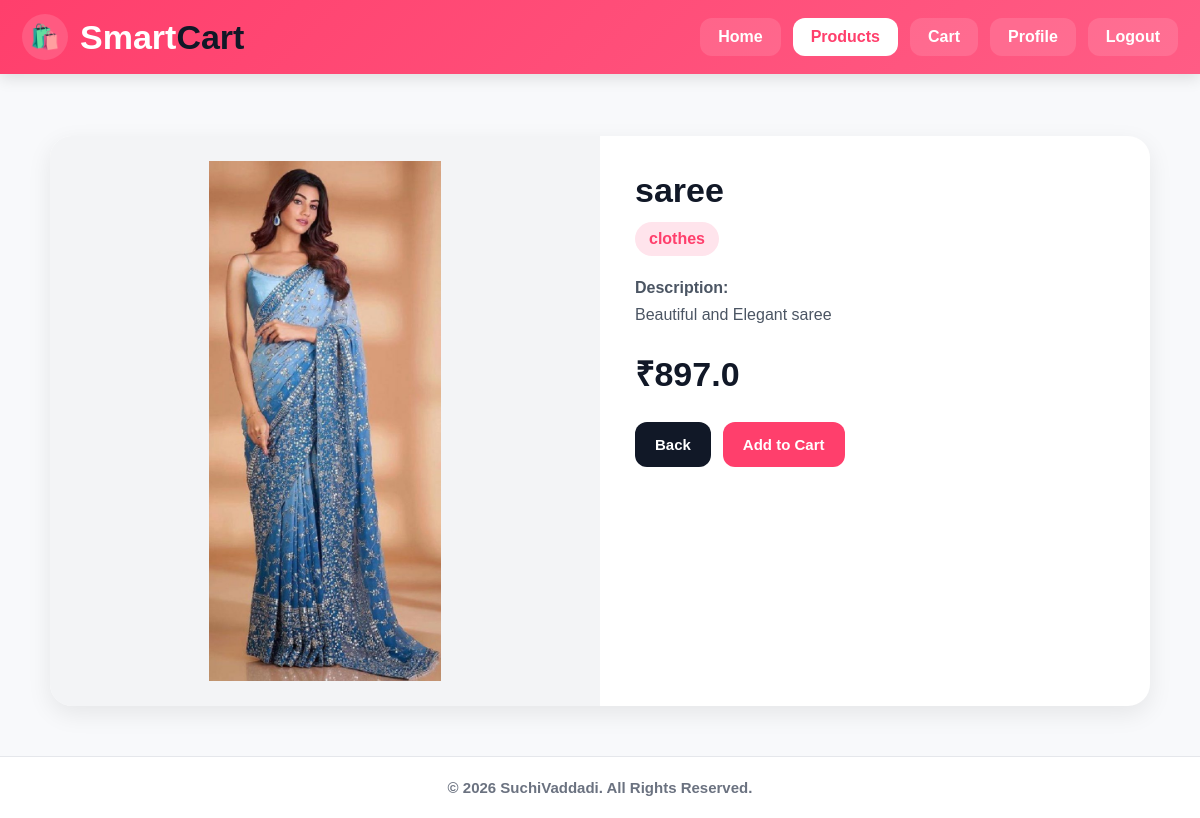
The page /user/product/1 (signed in) on the database its author committed.
### tables this page shows
CREATE TABLE products (
    product_id INTEGER PRIMARY KEY AUTOINCREMENT,
    name TEXT,
    description TEXT,
    category TEXT,
    price REAL,
    original_price REAL,
    image TEXT,
    admin_id INTEGER
);

### app.py (the view)
@app.route('/user/product/<int:product_id>')
def user_product_details(product_id):
    if 'user_id' not in session:
        flash("Please login!", "danger")
        return redirect('/')
    conn = get_db_connection()
    cursor = conn.cursor()
    cursor.execute("SELECT * FROM products WHERE product_id = ?", (product_id,))
    product = cursor.fetchone()
    cursor.close()
    conn.close()
    if not product:
        flash("Product not found!", "danger")
        return redirect('/user/products')
    return render_template("user/product_details.html", product=product)

### app.py (called while the page is built)
def get_db_connection():
    conn = sqlite3.connect(config.DB_NAME)
    conn.row_factory = sqlite3.Row
    return conn

### templates/user/product_details.html (shortened to what this page needs)
<!DOCTYPE html>
<html lang="en">
<head>
</head>
<body>
<div class="header">
<div class="header-container">
<div class="brand">
<div class="logo-icon">🛍️</div>
<div class="logo-text">Smart<span>Cart</span></div>
</div>
<div class="nav-menu" id="mobileMenu">
<a href="/user-dashboard">Home</a>
<a href="/user/products" class="active">Products</a>
<a href="/user/cart">Cart</a>
<a href="/user/profile">Profile</a>
<a href="/user-logout">Logout</a>
</div>
</div>
</div>
<div class="flash">
</div>
<div class="details-page">
<div class="details-card">
<div class="product-image">
<img src="/static/uploads/product_images/{{ product.image }}" alt="{{ product.name }}">
</div>
<div class="product-info">
<h2>{{ product.name }}</h2>
<span class="category">{{ product.category }}</span>
<p class="description">
<strong>Description:</strong><br>
{{ product.description }}
</p>
<p class="price">₹{{ product.price }}</p>
<div class="btn-row">
<a href="/user/products" class="back-btn">Back</a>
<form action="/user/add-to-cart/{{ product.product_id }}" method="GET">
<button type="submit" class="cart-btn">Add to Cart</button>
</form>
</div>
</div>
</div>
</div>
<div class="footer">
© 2026 SuchiVaddadi. All Rights Reserved.
</div>
</body>
</html>

### templates/user/product_details.html (style rules this page uses)
* { margin:0; padding:0; box-sizing:border-box; font-family:Arial,sans-serif; }
body { background:#f8f9fb; color:#111827; overflow-x:hidden; }
.header { position:sticky; top:0; z-index:1000; background:linear-gradient(135deg,#ff3f6c,#ff5c85); box-shadow:0 4px 15px rgba(0,0,0,0.12); }
.header-container { max-width:1400px; margin:auto; padding:14px 22px; display:flex; justify-content:space-between; align-items:center; gap:14px; position:relative; }
.brand { display:flex; align-items:center; gap:12px; }
.logo-icon { width:46px; height:46px; border-radius:50%; background:#ffffff22; color:#fff; display:flex; align-items:center; justify-content:center; font-size:24px; }
.logo-text { font-size:34px; font-weight:900; color:#fff; }
.logo-text span { color:#111827; }
.nav-menu { display:flex; gap:12px; flex-wrap:wrap; }
.nav-menu a { text-decoration:none; color:#fff; font-weight:700; padding:10px 18px; border-radius:12px; background:rgba(255,255,255,0.12); transition:0.3s; }
.nav-menu a:hover, .nav-menu a.active { background:#fff; color:#ff3f6c; }
.flash { max-width:1400px; margin:auto; padding:16px; }
.details-page { padding:30px 16px; }
.details-card { max-width:1100px; margin:auto; background:#fff; border-radius:22px; box-shadow:0 8px 24px rgba(0,0,0,0.08); overflow:hidden; display:grid; grid-template-columns:1fr 1fr; }
.product-image { background:#f3f4f6; padding:25px; display:flex; align-items:center; justify-content:center; }
.product-image img { width:100%; max-height:520px; object-fit:contain; border-radius:18px; }
.product-info { padding:35px; }
.product-info h2 { font-size:34px; margin-bottom:12px; }
.category { display:inline-block; background:#ffe4ec; color:#ff3f6c; padding:8px 14px; border-radius:20px; font-weight:700; margin-bottom:18px; }
.description { color:#4b5563; line-height:1.7; margin-bottom:22px; font-size:16px; }
.price { font-size:34px; font-weight:900; color:#111827; margin-bottom:26px; }
.btn-row { display:flex; gap:12px; flex-wrap:wrap; }
.back-btn, .cart-btn, .buy-btn { text-decoration:none; border:none; padding:14px 20px; border-radius:12px; font-weight:800; cursor:pointer; font-size:15px; display:inline-block; }
.back-btn { background:#111827; color:#fff; }
.cart-btn { background:#ff3f6c; color:#fff; }
.footer { text-align:center; padding:22px 15px; background:#ffffff; color:#6b7280; font-size:15px; font-weight:600; margin-top:20px; border-top:1px solid #e5e7eb; }

### rows shown on the page
products: image (picture), name "saree", category "clothes", description "Beautiful and Elegant saree", price "897.0"
